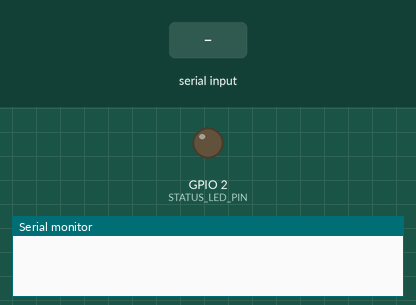
This sketch was run on a simulated ESP32. On the bench: output pins drawn as LEDs (lit = HIGH), the last lines printed to the serial monitor. Dashed ring = blinking. Inputs (shaded band) come from the test bench.

Above: at 0.0 s.
At 1.9 s:
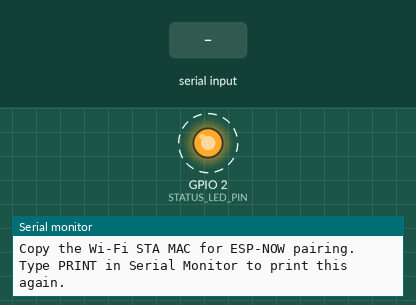
2.0 s: "1\n" received over Serial
Timing chart, 0 to 11.0 s (numbered marks = the images above; inputs shaded):
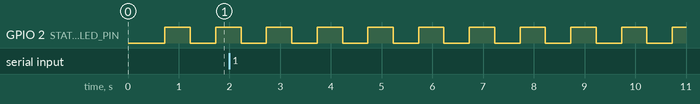

The sketch:

fadex_esp32_mac_address.ino
```cpp
#include <Arduino.h>
#include <WiFi.h>
#include <esp_wifi.h>

// FadeX ESP32 identity test.
//
// Flash this same sketch to either the new homebase ESP32 or the new handheld
// ESP32. Open Serial Monitor at 115200 baud and copy the "Wi-Fi STA MAC" line.
// That station MAC is the address used by ESP-NOW.

constexpr int STATUS_LED_PIN = 2;
constexpr unsigned long PRINT_INTERVAL_MS = 5000;
constexpr unsigned long BLINK_INTERVAL_MS = 500;

unsigned long lastPrintMs = 0;
unsigned long lastBlinkMs = 0;
bool ledState = false;

String formatMac(const uint8_t mac[6]) {
  char text[18];
  snprintf(
    text,
    sizeof(text),
    "%02X:%02X:%02X:%02X:%02X:%02X",
    mac[0],
    mac[1],
    mac[2],
    mac[3],
    mac[4],
    mac[5]
  );
  return String(text);
}

void printIdentity() {
  uint8_t staMac[6] = {};
  uint8_t softApMac[6] = {};

  esp_wifi_get_mac(WIFI_IF_STA, staMac);
  esp_wifi_get_mac(WIFI_IF_AP, softApMac);

  Serial.println();
  Serial.println("FadeX ESP32 MAC / identity test");
  Serial.print("Wi-Fi STA MAC / ESP-NOW MAC: ");
  Serial.println(formatMac(staMac));
  Serial.print("Wi-Fi SoftAP MAC:             ");
  Serial.println(formatMac(softApMac));
  Serial.print("Chip model:                   ");
  Serial.println(ESP.getChipModel());
  Serial.print("Chip revision:                ");
  Serial.println(ESP.getChipRevision());
  Serial.print("CPU frequency:                ");
  Serial.print(ESP.getCpuFreqMHz());
  Serial.println(" MHz");
  Serial.print("Flash size:                   ");
  Serial.print(ESP.getFlashChipSize() / 1024);
  Serial.println(" KB");
  Serial.println();
  Serial.println("Copy the Wi-Fi STA MAC for ESP-NOW pairing.");
  Serial.println("Type PRINT in Serial Monitor to print this again.");
}

void handleSerial() {
  if (!Serial.available()) {
    return;
  }

  String command = Serial.readStringUntil('\n');
  command.trim();

  if (command.equalsIgnoreCase("print")) {
    printIdentity();
  } else if (command.length() > 0) {
    Serial.println("Unknown command. Type PRINT to show the MAC addresses again.");
  }
}

void setup() {
  Serial.begin(115200);
  delay(500);

  pinMode(STATUS_LED_PIN, OUTPUT);
  digitalWrite(STATUS_LED_PIN, LOW);

  WiFi.mode(WIFI_STA);
  WiFi.disconnect(true, true);
  delay(200);

  printIdentity();
}

void loop() {
  handleSerial();

  const unsigned long now = millis();
  if (now - lastBlinkMs >= BLINK_INTERVAL_MS) {
    lastBlinkMs = now;
    ledState = !ledState;
    digitalWrite(STATUS_LED_PIN, ledState ? HIGH : LOW);
  }

  if (now - lastPrintMs >= PRINT_INTERVAL_MS) {
    lastPrintMs = now;
    printIdentity();
  }
}
```

Measured:
- by itself, GPIO 2 (STATUS_LED_PIN): alternates HIGH for 0.50 s and LOW for 0.50 s
